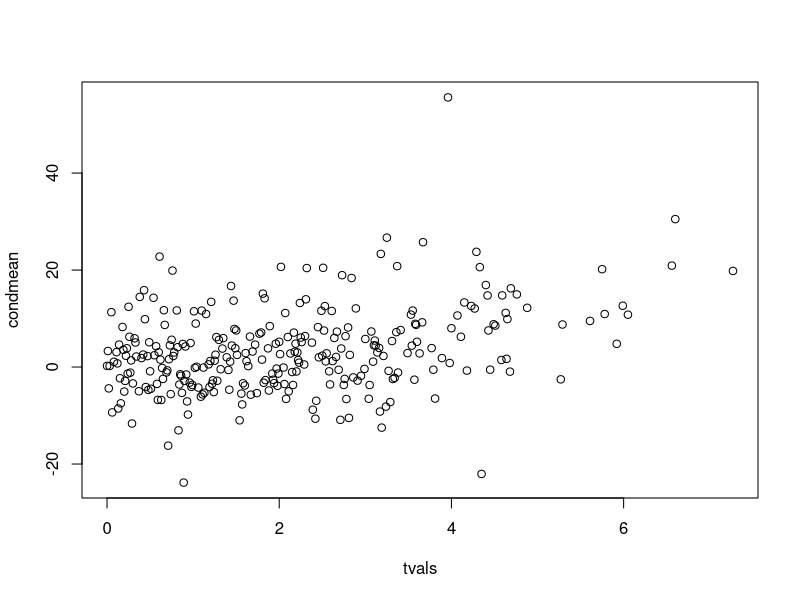
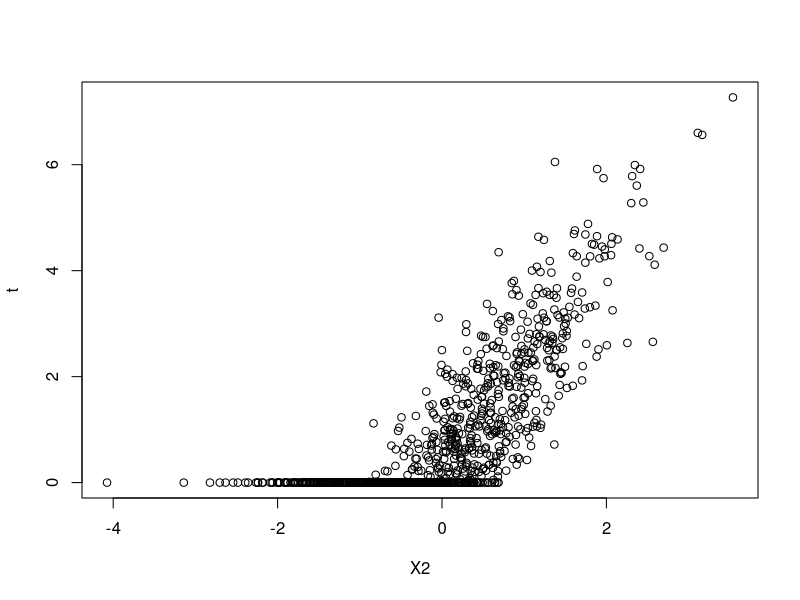
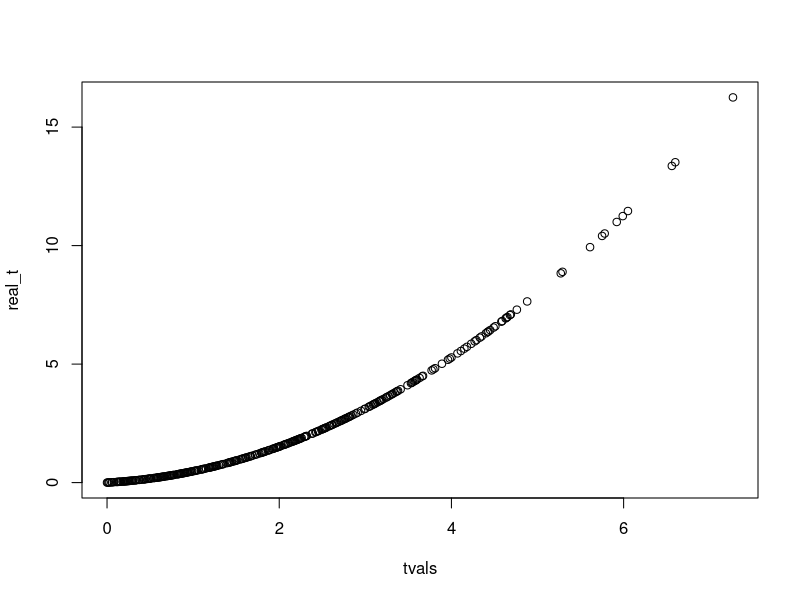
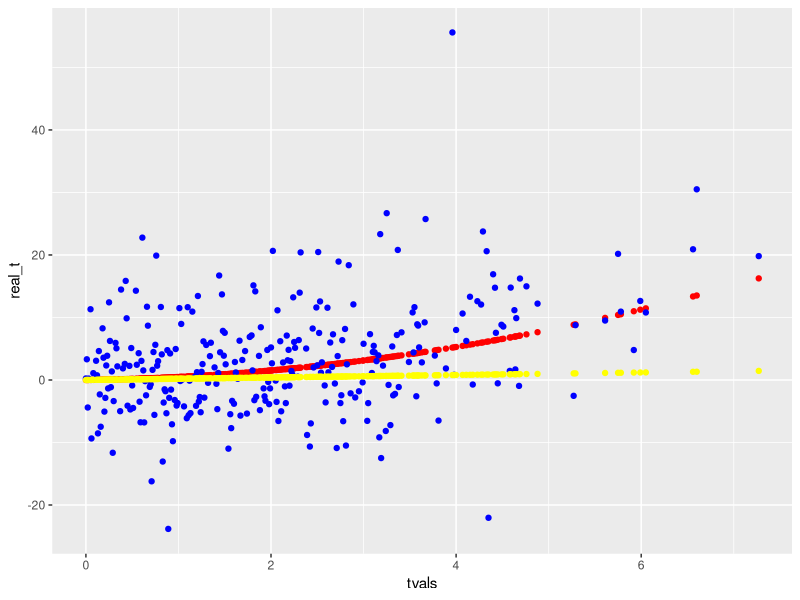

Write the R code that produced these figures, in order. (Note: this script raises an error after producing the figures.)
set.seed(2)
alpha_0<-0
alpha_1<-0.5
alpha_2<-0.2
alpha_3<-0.7
alpha_4<-5
alpha_5<-2
alpha_6<-3

alpha<-2

X1<-rnorm(mean=0,1000)
X2<-rnorm(mean=0,1000)
X3<-rnorm(mean=0,1000)
eps<-rnorm(mean=0,1000)
nu<-rnorm(mean=0,sd=1,1000)
t<-pmax(X2*alpha+eps,0)

Y=alpha_0+alpha_1*X1+alpha_2*t+alpha_3*X2*t+alpha_4*X3+alpha_5*X1*X3+alpha_6*X1^2*X3+nu


t2<-round(t,digits = 2)

tvals<-sort(unique(t2))
condmean<-rep(0,length(tvals))

for(i in 1:length(tvals)){
  condmean[i]<-mean(Y[t2==tvals[i]])
}


plot(tvals,condmean)

real_t<-alpha_0+alpha_2*tvals+alpha_3*(alpha/(alpha^2+1))*tvals^2
actual_response<-alpha_2*tvals

plot(X2,t)
plot(tvals,real_t)

library(ggplot2)

ggplot()+geom_point(aes(x=tvals,y=real_t),col="red")+geom_point(aes(x=tvals,y=condmean),col="blue")+geom_point(aes(x=tvals,y=actual_response),col="yellow")

X.mod<-matrix(c(X1,X2,X3,t,X1*X2,X2*X3,X1*X2*X3,X1*X3,X1*t,X2*t,X3*t,t^2,X1*t^2,X2*t^2,X3*t^2),ncol=15)


lasso.model<-cv.glmnet(X.mod,Y)

condmeanLassoY<-rep(0,length(tvals))

for(i in 1:length(tvals)){
  treatmentvec<-rep(tvals[i],length(t))
  Xpred<-matrix(c(X1,X2,X3,treatmentvec,X1*X2,X2*X3,X1*X2*X3,X1*X3,X1*treatmentvec,X2*treatmentvec,X3*treatmentvec,treatmentvec^2,X1*treatmentvec^2,X2*treatmentvec^2,X3*treatmentvec^2),ncol=15)
  LassoYpred<-predict.cv.glmnet(lasso.model,newx=Xpred)
  condmeanLassoY[i]<-mean(LassoYpred)
}


ggplot()+geom_point(aes(x=tvals,y=actual_response),col="yellow")+geom_point(aes(x=tvals,y=condmeanLassoY),col="red")+geom_point(aes(x=tvals,y=condmean),col="blue")


linear.model<-lm(Y~X.mod)
linmodY<-predict(linear.model)

condmeanLinY<-rep(0,length(tvals))

for(i in 1:length(tvals)){
  condmeanLinY[i]<-mean(linmodY[t2==tvals[i]])
}


ggplot()+geom_point(aes(x=tvals,y=actual_response),col="yellow")+geom_point(aes(x=tvals,y=condmeanLinY),col="red")+geom_point(aes(x=tvals,y=condmeanLassoY),col="blue")

summary(linear.model)
